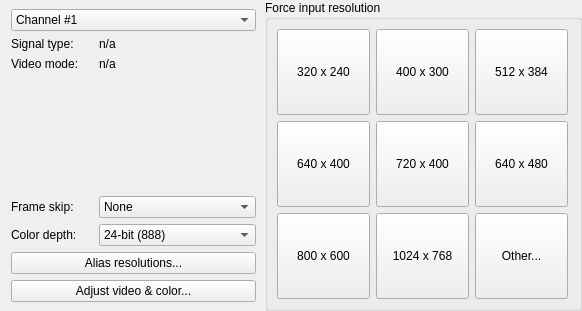
<?xml version="1.0" encoding="UTF-8"?>
<ui version="4.0">
 <class>ControlPanelInputWidget</class>
 <widget class="QWidget" name="ControlPanelInputWidget">
  <property name="geometry">
   <rect>
    <x>0</x>
    <y>0</y>
    <width>582</width>
    <height>311</height>
   </rect>
  </property>
  <property name="windowTitle">
   <string>Form</string>
  </property>
  <layout class="QHBoxLayout" name="horizontalLayout" stretch="5,6">
   <property name="spacing">
    <number>0</number>
   </property>
   <property name="leftMargin">
    <number>0</number>
   </property>
   <property name="topMargin">
    <number>0</number>
   </property>
   <property name="rightMargin">
    <number>0</number>
   </property>
   <property name="bottomMargin">
    <number>0</number>
   </property>
   <item>
    <widget class="QFrame" name="frame_input">
     <layout class="QHBoxLayout" name="horizontalLayout_3">
      <property name="spacing">
       <number>9</number>
      </property>
      <property name="topMargin">
       <number>9</number>
      </property>
      <property name="rightMargin">
       <number>7</number>
      </property>
      <item>
       <widget class="QFrame" name="frame_inputInfo">
        <property name="frameShape">
         <enum>QFrame::NoFrame</enum>
        </property>
        <property name="frameShadow">
         <enum>QFrame::Plain</enum>
        </property>
        <layout class="QFormLayout" name="formLayout_2">
         <property name="horizontalSpacing">
          <number>20</number>
         </property>
         <property name="leftMargin">
          <number>2</number>
         </property>
         <property name="topMargin">
          <number>0</number>
         </property>
         <property name="rightMargin">
          <number>2</number>
         </property>
         <property name="bottomMargin">
          <number>0</number>
         </property>
         <item row="0" column="0" colspan="2">
          <widget class="QComboBox" name="comboBox_inputChannel">
           <property name="minimumSize">
            <size>
             <width>0</width>
             <height>0</height>
            </size>
           </property>
           <item>
            <property name="text">
             <string>Channel #1</string>
            </property>
           </item>
           <item>
            <property name="text">
             <string>Channel #2</string>
            </property>
           </item>
          </widget>
         </item>
         <item row="1" column="0">
          <widget class="QLabel" name="label_12">
           <property name="text">
            <string>Signal type:</string>
           </property>
          </widget>
         </item>
         <item row="1" column="1">
          <widget class="QLabel" name="label_captInputSignal">
           <property name="text">
            <string>n/a</string>
           </property>
          </widget>
         </item>
         <item row="2" column="0">
          <widget class="QLabel" name="label_6">
           <property name="text">
            <string>Video mode:</string>
           </property>
          </widget>
         </item>
         <item row="2" column="1">
          <widget class="QLabel" name="label_captInputResolution">
           <property name="text">
            <string>n/a</string>
           </property>
          </widget>
         </item>
         <item row="5" column="0">
          <spacer name="verticalSpacer">
           <property name="orientation">
            <enum>Qt::Vertical</enum>
           </property>
           <property name="sizeType">
            <enum>QSizePolicy::Expanding</enum>
           </property>
           <property name="sizeHint" stdset="0">
            <size>
             <width>20</width>
             <height>99999</height>
            </size>
           </property>
          </spacer>
         </item>
         <item row="8" column="0">
          <widget class="QLabel" name="label_5">
           <property name="minimumSize">
            <size>
             <width>0</width>
             <height>0</height>
            </size>
           </property>
           <property name="text">
            <string>Frame skip:</string>
           </property>
          </widget>
         </item>
         <item row="8" column="1">
          <widget class="QComboBox" name="comboBox_frameSkip">
           <property name="minimumSize">
            <size>
             <width>0</width>
             <height>0</height>
            </size>
           </property>
           <item>
            <property name="text">
             <string>None</string>
            </property>
           </item>
           <item>
            <property name="text">
             <string>Half</string>
            </property>
           </item>
           <item>
            <property name="text">
             <string>Two thirds</string>
            </property>
           </item>
           <item>
            <property name="text">
             <string>Three quarters</string>
            </property>
           </item>
          </widget>
         </item>
         <item row="9" column="0">
          <widget class="QLabel" name="label_3">
           <property name="minimumSize">
            <size>
             <width>0</width>
             <height>0</height>
            </size>
           </property>
           <property name="text">
            <string>Color depth:</string>
           </property>
          </widget>
         </item>
         <item row="9" column="1">
          <widget class="QComboBox" name="comboBox_bitDepth">
           <property name="minimumSize">
            <size>
             <width>0</width>
             <height>0</height>
            </size>
           </property>
           <item>
            <property name="text">
             <string>24-bit (888)</string>
            </property>
           </item>
           <item>
            <property name="text">
             <string>16-bit (565)</string>
            </property>
           </item>
           <item>
            <property name="text">
             <string>15-bit (555)</string>
            </property>
           </item>
          </widget>
         </item>
         <item row="10" column="0" colspan="2">
          <widget class="QPushButton" name="pushButton_inputAliases">
           <property name="sizePolicy">
            <sizepolicy hsizetype="Minimum" vsizetype="Fixed">
             <horstretch>0</horstretch>
             <verstretch>0</verstretch>
            </sizepolicy>
           </property>
           <property name="minimumSize">
            <size>
             <width>0</width>
             <height>0</height>
            </size>
           </property>
           <property name="text">
            <string>Alias resolutions...</string>
           </property>
          </widget>
         </item>
         <item row="11" column="0" colspan="2">
          <widget class="QPushButton" name="pushButton_inputAdjustVideoColor">
           <property name="minimumSize">
            <size>
             <width>0</width>
             <height>0</height>
            </size>
           </property>
           <property name="text">
            <string>Adjust video &amp;&amp; color...</string>
           </property>
          </widget>
         </item>
        </layout>
       </widget>
      </item>
     </layout>
    </widget>
   </item>
   <item>
    <widget class="QGroupBox" name="groupBox_inputForce">
     <property name="mouseTracking">
      <bool>false</bool>
     </property>
     <property name="focusPolicy">
      <enum>Qt::NoFocus</enum>
     </property>
     <property name="title">
      <string>Force input resolution</string>
     </property>
     <layout class="QVBoxLayout" name="verticalLayout_6" stretch="0">
      <property name="sizeConstraint">
       <enum>QLayout::SetDefaultConstraint</enum>
      </property>
      <property name="leftMargin">
       <number>7</number>
      </property>
      <property name="topMargin">
       <number>9</number>
      </property>
      <property name="rightMargin">
       <number>9</number>
      </property>
      <property name="bottomMargin">
       <number>9</number>
      </property>
      <item>
       <widget class="QFrame" name="frame_inputForceButtons">
        <property name="sizePolicy">
         <sizepolicy hsizetype="Preferred" vsizetype="Expanding">
          <horstretch>0</horstretch>
          <verstretch>0</verstretch>
         </sizepolicy>
        </property>
        <property name="frameShape">
         <enum>QFrame::NoFrame</enum>
        </property>
        <property name="frameShadow">
         <enum>QFrame::Plain</enum>
        </property>
        <layout class="QGridLayout" name="gridLayout">
         <property name="leftMargin">
          <number>2</number>
         </property>
         <property name="topMargin">
          <number>0</number>
         </property>
         <property name="rightMargin">
          <number>2</number>
         </property>
         <property name="bottomMargin">
          <number>0</number>
         </property>
         <item row="0" column="0">
          <widget class="QPushButton" name="pushButton_inputForce_7">
           <property name="sizePolicy">
            <sizepolicy hsizetype="Minimum" vsizetype="Expanding">
             <horstretch>0</horstretch>
             <verstretch>0</verstretch>
            </sizepolicy>
           </property>
           <property name="text">
            <string>320 x 240</string>
           </property>
          </widget>
         </item>
         <item row="0" column="2">
          <widget class="QPushButton" name="pushButton_inputForce_9">
           <property name="sizePolicy">
            <sizepolicy hsizetype="Minimum" vsizetype="Expanding">
             <horstretch>0</horstretch>
             <verstretch>0</verstretch>
            </sizepolicy>
           </property>
           <property name="text">
            <string>512 x 384</string>
           </property>
          </widget>
         </item>
         <item row="0" column="1">
          <widget class="QPushButton" name="pushButton_inputForce_8">
           <property name="sizePolicy">
            <sizepolicy hsizetype="Minimum" vsizetype="Expanding">
             <horstretch>0</horstretch>
             <verstretch>0</verstretch>
            </sizepolicy>
           </property>
           <property name="text">
            <string>400 x 300</string>
           </property>
          </widget>
         </item>
         <item row="1" column="0">
          <widget class="QPushButton" name="pushButton_inputForce_4">
           <property name="sizePolicy">
            <sizepolicy hsizetype="Minimum" vsizetype="Expanding">
             <horstretch>0</horstretch>
             <verstretch>0</verstretch>
            </sizepolicy>
           </property>
           <property name="text">
            <string>640 x 400</string>
           </property>
          </widget>
         </item>
         <item row="1" column="1">
          <widget class="QPushButton" name="pushButton_inputForce_5">
           <property name="sizePolicy">
            <sizepolicy hsizetype="Minimum" vsizetype="Expanding">
             <horstretch>0</horstretch>
             <verstretch>0</verstretch>
            </sizepolicy>
           </property>
           <property name="text">
            <string>720 x 400</string>
           </property>
          </widget>
         </item>
         <item row="1" column="2">
          <widget class="QPushButton" name="pushButton_inputForce_6">
           <property name="sizePolicy">
            <sizepolicy hsizetype="Minimum" vsizetype="Expanding">
             <horstretch>0</horstretch>
             <verstretch>0</verstretch>
            </sizepolicy>
           </property>
           <property name="text">
            <string>640 x 480</string>
           </property>
          </widget>
         </item>
         <item row="2" column="0">
          <widget class="QPushButton" name="pushButton_inputForce_1">
           <property name="sizePolicy">
            <sizepolicy hsizetype="Minimum" vsizetype="Expanding">
             <horstretch>0</horstretch>
             <verstretch>0</verstretch>
            </sizepolicy>
           </property>
           <property name="text">
            <string>800 x 600</string>
           </property>
          </widget>
         </item>
         <item row="2" column="1">
          <widget class="QPushButton" name="pushButton_inputForce_2">
           <property name="sizePolicy">
            <sizepolicy hsizetype="Minimum" vsizetype="Expanding">
             <horstretch>0</horstretch>
             <verstretch>0</verstretch>
            </sizepolicy>
           </property>
           <property name="text">
            <string>1024 x 768</string>
           </property>
          </widget>
         </item>
         <item row="2" column="2">
          <widget class="QPushButton" name="pushButton_inputForce_3">
           <property name="sizePolicy">
            <sizepolicy hsizetype="Minimum" vsizetype="Expanding">
             <horstretch>0</horstretch>
             <verstretch>0</verstretch>
            </sizepolicy>
           </property>
           <property name="text">
            <string>Other...</string>
           </property>
          </widget>
         </item>
        </layout>
       </widget>
      </item>
     </layout>
    </widget>
   </item>
  </layout>
 </widget>
 <resources/>
 <connections/>
</ui>
